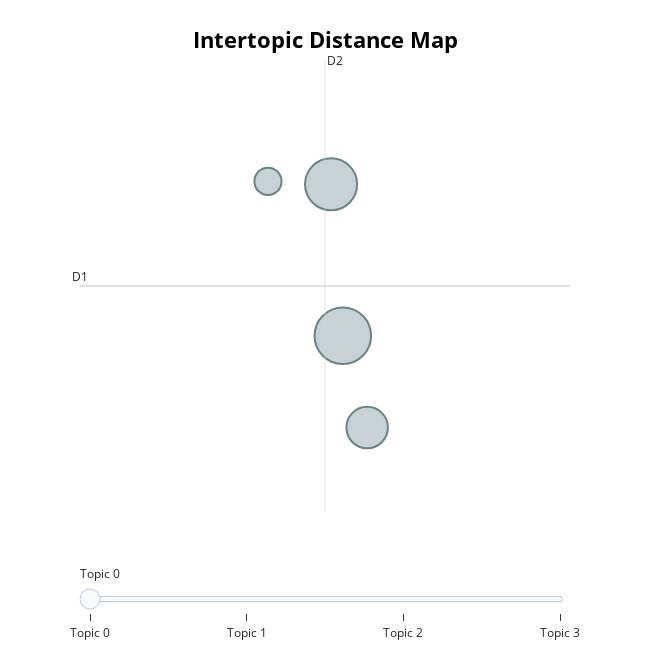

The code cell stored with this chart in its notebook:
### Code cell
# Simple topic overview (interactive Plotly)
topic_model.visualize_topics()

### Figure 1 — Plotly figure (JSON) as saved in the notebook; plotly's stock layout.template omitted (floating-point values rounded to 4 significant figures)
{"data": [{"customdata": [[0, "lobstermen territorial | lobstermen want | idea lobstermen | congested lobstermen | sharing territory", 13], [1, "lobstermen | areas lobsters | lobstering | fished area | fish area", 11], [2, "accommodate fishermen | fish areas | declining territory | established territory | territory", 7], [3, "territory fish | ocean people | fish lot | need territory | people fish", 3]], "hovertemplate": "<b>Topic %{customdata[0]}</b><br>%{customdata[1]}<br>Size: %{customdata[2]}", "legendgroup": "", "marker": {"color": "#B0BEC5", "line": {"color": "DarkSlateGrey", "width": 2}, "size": [13, 11, 7, 3], "sizemode": "area", "sizeref": 0.008125, "symbol": "circle"}, "mode": "markers", "name": "", "orientation": "v", "showlegend": false, "type": "scatter", "x": [17.85, 17.69, 18.18, 16.84], "xaxis": "x", "y": [4.099, 5.047, 3.525, 5.065], "yaxis": "y"}], "layout": {"annotations": [{"showarrow": false, "text": "D1", "x": 14.32, "y": 4.411, "yshift": 10}, {"showarrow": false, "text": "D2", "x": 17.61, "xshift": 10, "y": 5.825}], "height": 650, "hoverlabel": {"bgcolor": "white", "font": {"family": "Rockwell", "size": 16}}, "legend": {"itemsizing": "constant", "tracegroupgap": 0}, "margin": {"t": 60}, "shapes": [{"line": {"color": "#CFD8DC", "width": 2}, "type": "line", "x0": 17.61, "x1": 17.61, "y0": 2.996, "y1": 5.825}, {"line": {"color": "#9E9E9E", "width": 2}, "type": "line", "x0": 14.32, "x1": 20.9, "y0": 4.411, "y1": 4.411}], "sliders": [{"active": 0, "pad": {"t": 50}, "steps": [{"args": [{"marker.color": [["red", "#B0BEC5", "#B0BEC5", "#B0BEC5"]]}], "label": "Topic 0", "method": "update"}, {"args": [{"marker.color": [["#B0BEC5", "red", "#B0BEC5", "#B0BEC5"]]}], "label": "Topic 1", "method": "update"}, {"args": [{"marker.color": [["#B0BEC5", "#B0BEC5", "red", "#B0BEC5"]]}], "label": "Topic 2", "method": "update"}, {"args": [{"marker.color": [["#B0BEC5", "#B0BEC5", "#B0BEC5", "red"]]}], "label": "Topic 3", "method": "update"}]}], "title": {"font": {"color": "Black", "size": 22}, "text": "<b>Intertopic Distance Map</b>", "x": 0.5, "xanchor": "center", "y": 0.95, "yanchor": "top"}, "width": 650, "xaxis": {"anchor": "y", "domain": [0, 1], "range": [14.32, 20.9], "title": {"text": ""}, "visible": false}, "yaxis": {"anchor": "x", "domain": [0, 1], "range": [2.996, 5.825], "title": {"text": ""}, "visible": false}}}
